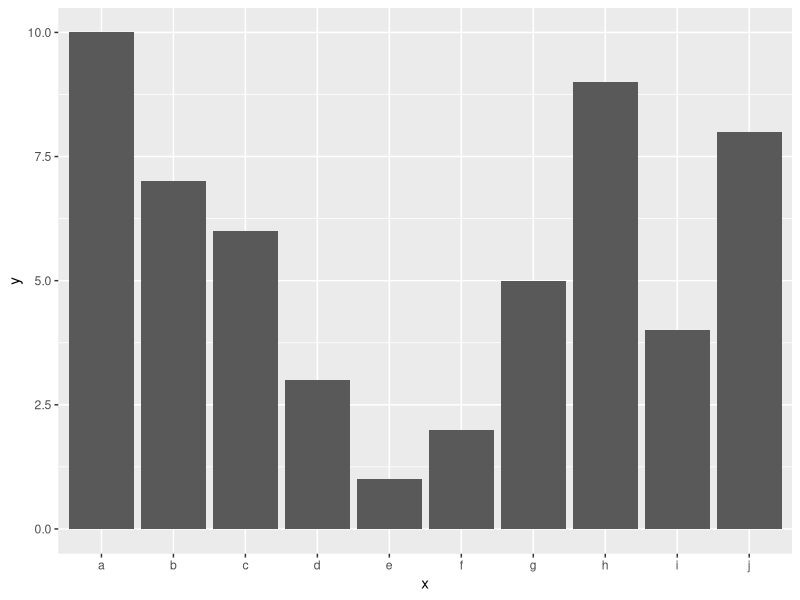
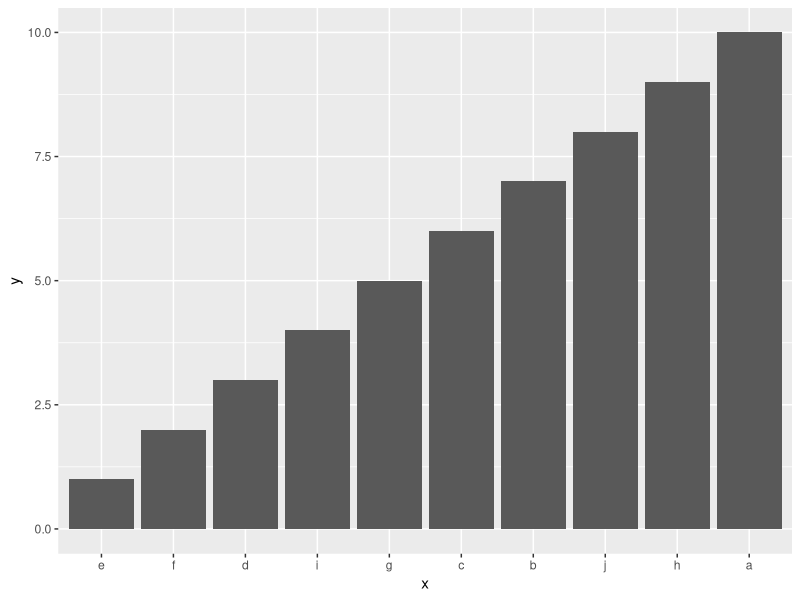
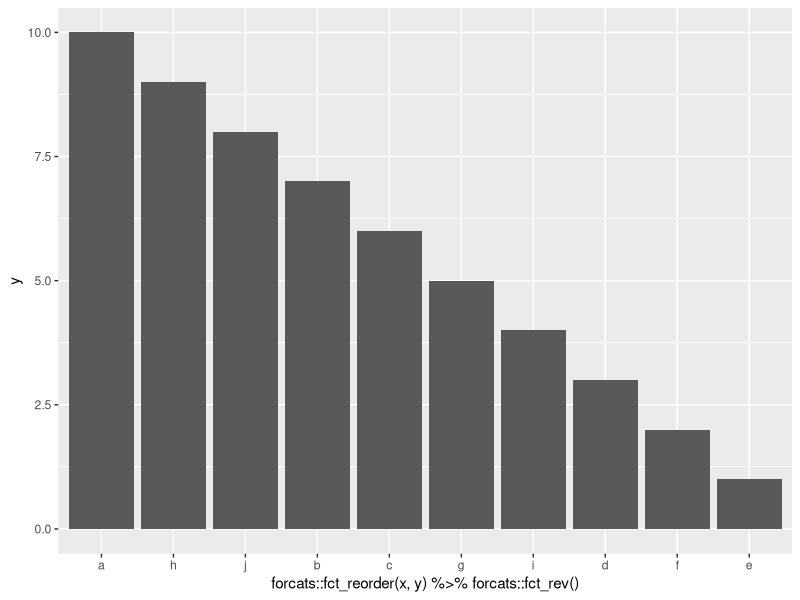
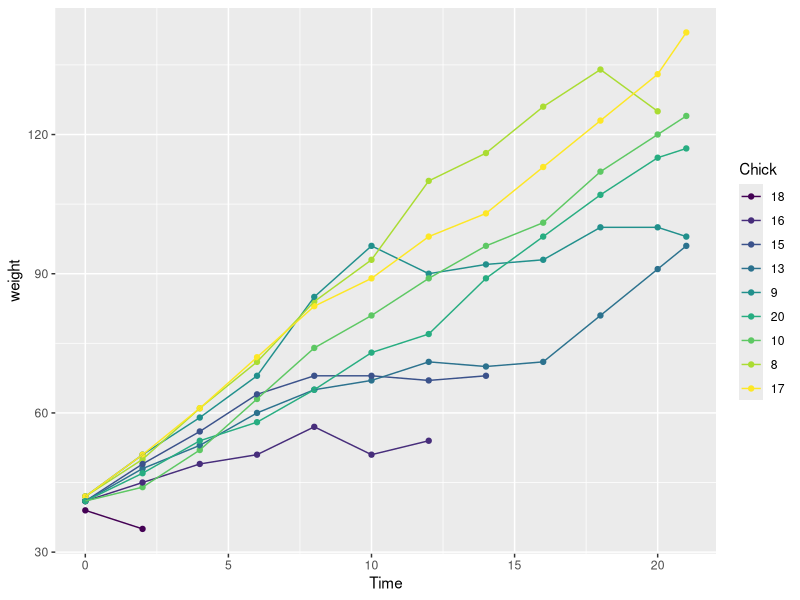
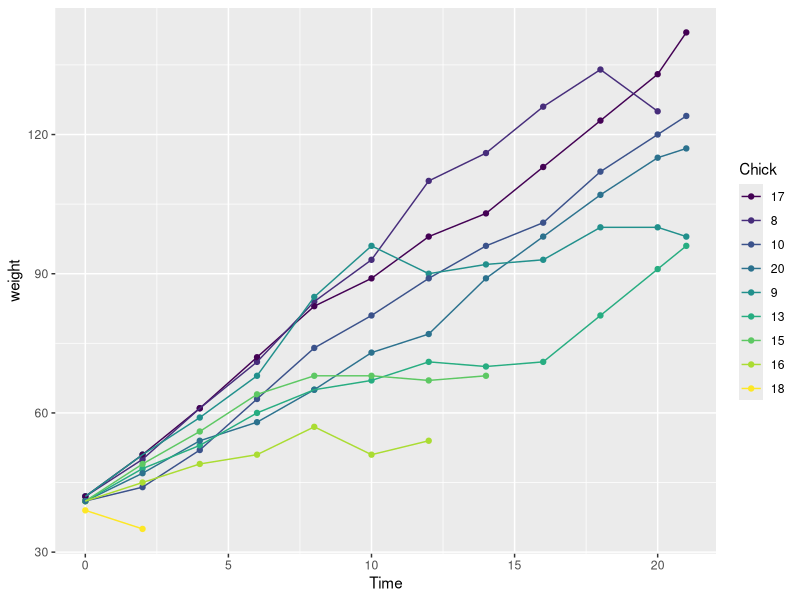

Recreate these plots in R, in order.
## ---- chunk 1
set.seed(100)
library(ggplot2)
library(dplyr)

tb <- tibble::tibble(
  x = letters[1:10],
  y = sample(10, 10)
)

ggplot(tb, aes(x, y)) + 
  geom_col()
## ---- chunk 2
tb_ordered <- dplyr::arrange(tb, y)
ggplot(tb, aes(x, y)) +
  geom_col() +
  scale_x_discrete(limits = tb_ordered$x)
## ---- chunk 3
# fct_rev() 反向排序
ggplot(tb, aes(forcats::fct_reorder(x, y) %>% forcats::fct_rev(), y)) + 
  geom_col()
## ---- chunk 4
chks <- subset(ChickWeight, as.integer(Chick) < 10)
ggplot(chks, aes(Time, weight, colour = Chick)) +
  geom_point() +
  geom_line() +
  labs(colour = "Chick")
## ---- chunk 5
# 按time取最大值时weight的取值对Chick进行排序，保证线条颜色与legend一致
ggplot(chks, aes(Time, weight, colour = forcats::fct_reorder2(Chick, Time, weight))) +
  geom_point() +
  geom_line() +
  labs(colour = "Chick")
